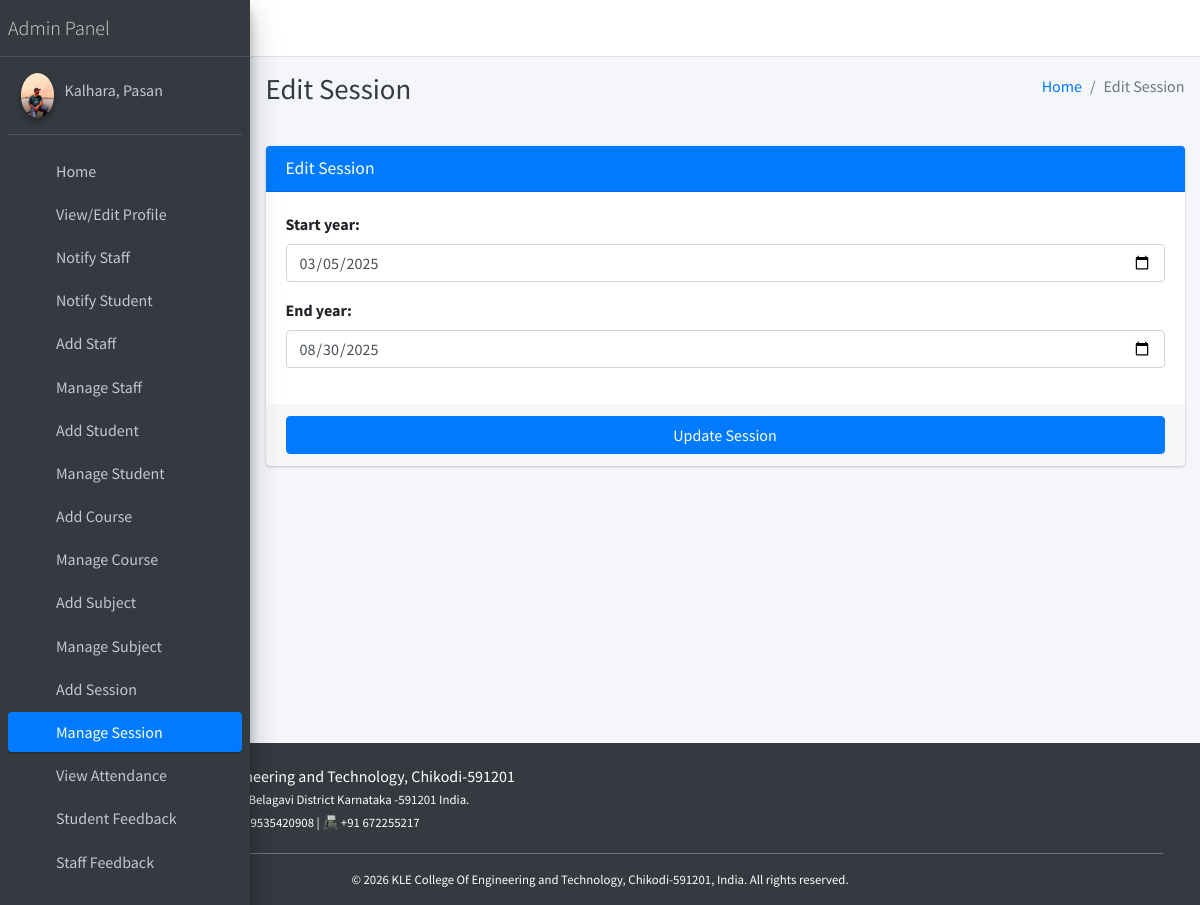
Screenshot of /session/edit/1 (signed in) with the database file from the repository.
### main_app/models.py (models this page shows, shortened)
class CustomUser(AbstractUser):
    USER_TYPE = ((1, "HOD"), (2, "Staff"), (3, "Student"))
    GENDER = [("M", "Male"), ("F", "Female")]
    username = None  # Removed username, using email instead
    email = models.EmailField(unique=True)
    user_type = models.CharField(default=1, choices=USER_TYPE, max_length=1)
    gender = models.CharField(max_length=1, choices=GENDER)
    profile_pic = models.ImageField()
    address = models.TextField()
    fcm_token = models.TextField(default="")  # For firebase notifications
    created_at = models.DateTimeField(auto_now_add=True)
    updated_at = models.DateTimeField(auto_now=True)
    USERNAME_FIELD = "email"
    REQUIRED_FIELDS = []
    objects = CustomUserManager()
    def __str__(self):
        return self.last_name + ", " + self.first_name

class Session(models.Model):
    start_year = models.DateField()
    end_year = models.DateField()

### main_app/hod_views.py (the view)
def edit_session(request, session_id):
    instance = get_object_or_404(Session, id=session_id)
    form = SessionForm(request.POST or None, instance=instance)
    context = {'form': form, 'session_id': session_id,
               'page_title': 'Edit Session'}
    if request.method == 'POST':
        if form.is_valid():
            try:
                form.save()
                messages.success(request, "Session Updated")
                return redirect(reverse('edit_session', args=[session_id]))
            except Exception as e:
                messages.error(
                    request, "Session Could Not Be Updated " + str(e))
                return render(request, "hod_template/edit_session_template.html", context)
        else:
            messages.error(request, "Invalid Form Submitted ")
            return render(request, "hod_template/edit_session_template.html", context)
    else:
        return render(request, "hod_template/edit_session_template.html", context)

### main_app/forms.py
class SessionForm(FormSettings):
    def __init__(self, *args, **kwargs):
        super(SessionForm, self).__init__(*args, **kwargs)
    class Meta:
        model = Session
        fields = '__all__'
        widgets = {
            'start_year': DateInput(attrs={'type': 'date'}),
            'end_year': DateInput(attrs={'type': 'date'}),
        }

### main_app/templates/hod_template/edit_session_template.html
{% extends 'main_app/base.html' %}
{% load static %}
{% block page_title %}{{page_title}}{% endblock page_title %}
{% block content %}
<section class="content">
    <div class="container-fluid">
        <div class="row">
            <div class="col-md-12">
                <div class="card card-primary">
                    <div class="card-header">
                        <h3 class="card-title">{{page_title}}</h3>
                    </div>
                    {% include "main_app/form_template.html" with messages=messages  form=form button_text="Update Session"%}
                </div>
            </div>
        </div>
    </div>
</section>
{% endblock content %}

### main_app/templates/main_app/sidebar_template.html (shortened to what this page needs)
{% load static %}
<aside class="main-sidebar sidebar-dark-primary elevation-4">
{% if request.user.user_type == '1' %}
    <a href="{% url 'admin_home' %}" class="brand-link">
        <span class="brand-text font-weight-light">Admin Panel</span>
    </a>
    <div class="sidebar">
        <div class="user-panel mt-3 pb-3 mb-3 d-flex">
            <div class="image">
                <img src="{{ request.user.profile_pic }}" class="img-circle elevation-2" alt="User Image">
            </div>
            <div class="info">
                <a href="#" class="d-block">{{ user }}</a>
            </div>
        </div>
        <nav class="mt-2">
            <ul class="nav nav-pills nav-sidebar flex-column" role="menu">
                <li class="nav-item">
                    {% url 'admin_home' as admin_home %}
                    <a href="{{ admin_home }}" class="nav-link {% if admin_home == request.path %} active {% endif %}">
                        <i class="nav-icon fas fa-tachometer-alt"></i>
                        <p>Home</p>
                    </a>
                </li>
                <li class="nav-item">
                    {% url 'admin_view_profile' as admin_view_profile %}
                    <a href="{{ admin_view_profile }}" class="nav-link {% if admin_view_profile == request.path %} active {% endif %}">
                        <i class="nav-icon fas fa-user-cog"></i>
                        <p>View/Edit Profile</p>
                    </a>
                </li>
                <li class="nav-item">
                    {% url 'admin_notify_staff' as admin_notify_staff %}
                    <a href="{{ admin_notify_staff }}" class="nav-link {% if admin_notify_staff == request.path %} active {% endif %}">
                        <i class="nav-icon fas fa-bullhorn"></i>
                        <p>Notify Staff</p>
                    </a>
                </li>
                <li class="nav-item">
                    {% url 'admin_notify_student' as admin_notify_student %}
                    <a href="{{ admin_notify_student }}" class="nav-link {% if admin_notify_student == request.path %} active {% endif %}">
                        <i class="nav-icon fas fa-bullhorn"></i>
                        <p>Notify Student</p>
                    </a>
                </li>
                <li class="nav-item">
                    {% url 'add_staff' as add_staff %}
                    <a href="{{ add_staff }}" class="nav-link {% if add_staff == request.path %} active {% endif %}">
                        <i class="nav-icon fas fa-user-plus"></i>
                        <p>Add Staff</p>
                    </a>
                </li>
                <li class="nav-item">
                    {% url 'manage_staff' as manage_staff %}
                    {% url 'edit_staff' staff_id as edit_staff %}
                    <a href="{{ manage_staff }}" class="nav-link {% if manage_staff == request.path or request.path == edit_staff %} active {% endif %}">
                        <i class="nav-icon fas fa-users"></i>
                        <p>Manage Staff</p>
                    </a>
                </li>
                <li class="nav-item">
                    {% url 'add_student' as add_student %}
                    <a href="{{ add_student }}" class="nav-link {% if add_student == request.path %} active {% endif %}">
                        <i class="nav-icon fas fa-user-graduate"></i>
                        <p>Add Student</p>
                    </a>
                </li>
                <li class="nav-item">
                    {% url 'manage_student' as manage_student %}
                    {% url 'edit_student' student_id as edit_student %}
                    <a href="{{ manage_student }}" class="nav-link {% if edit_student == request.path or manage_student == request.path %} active {% endif %}">
                        <i class="nav-icon fas fa-users"></i>
                        <p>Manage Student</p>
                    </a>
                </li>
                <li class="nav-item">
                    {% url 'add_course' as add_course %}
                    <a href="{{ add_course }}" class="nav-link {% if add_course == request.path %} active {% endif %}">
                        <i class="nav-icon fas fa-book"></i>
                        <p>Add Course</p>
                    </a>
                </li>
                <li class="nav-item">
                    {% url 'manage_course' as manage_course %}
                    {% url 'edit_course' course_id as edit_course %}
                    <a href="{{ manage_course }}" class="nav-link {% if edit_course == request.path or manage_course == request.path %} active {% endif %}">
                        <i class="nav-icon fas fa-book-open"></i>
                        <p>Manage Course</p>
                    </a>
                </li>
                <li class="nav-item">
                    {% url 'add_subject' as add_subject %}
                    <a href="{{ add_subject }}" class="nav-link {% if add_subject == request.path %} active {% endif %}">
                        <i class="nav-icon fas fa-chalkboard-teacher"></i>
                        <p>Add Subject</p>
                    </a>
                </li>
                <li class="nav-item">
                    {% url 'manage_subject' as manage_subject %}
                    {% url 'edit_subject' subject_id as edit_subject %}
                    <a href="{{ manage_subject }}" class="nav-link {% if edit_subject == request.path or manage_subject == request.path %} active {% endif %}">
                        <i class="nav-icon fas fa-book-reader"></i>
                        <p>Manage Subject</p>
                    </a>
                </li>
                <li class="nav-item">
                    {% url 'add_session' as add_session %}
                    <a href="{{ add_session }}" class="nav-link {% if add_session == request.path %} active {% endif %}">
                        <i class="nav-icon fas fa-calendar-plus"></i>
                        <p>Add Session</p>
                    </a>
                </li>
                <li class="nav-item">
                    {% url 'manage_session' as manage_session %}
                    {% url 'edit_session' session_id as edit_session %}
                    <a href="{{ manage_session }}" class="nav-link {% if edit_session == request.path or manage_session == request.path %} active {% endif %}">
                        <i class="nav-icon fas fa-calendar-alt"></i>
                        <p>Manage Session</p>
                    </a>
                </li>
                <li class="nav-item">
                    {% url 'admin_view_attendance' as admin_view_attendance %}
                    <a href="{{ admin_view_attendance }}" class="nav-link {% if admin_view_attendance == request.path %} active {% endif %}">
                        <i class="nav-icon fas fa-clipboard-list"></i>
                        <p>View Attendance</p>
                    </a>
                </li>
                <li class="nav-item">
                    {% url 'student_feedback_message' as student_feedback_message %}
                    <a href="{{ student_feedback_message }}" class="nav-link {% if student_feedback_message == request.path %} active {% endif %}">
                        <i class="nav-icon fas fa-comment-dots"></i>
                        <p>Student Feedback</p>
                    </a>
                </li>
                <li class="nav-item">
                    {% url 'staff_feedback_message' as staff_feedback_message %}
                    <a href="{{ staff_feedback_message }}" class="nav-link {% if staff_feedback_message == request.path %} active {% endif %}">
                        <i class="nav-icon fas fa-comments"></i>
                        <p>Staff Feedback</p>
                    </a>
                </li>
                <li class="nav-item">
                    {% url 'view_staff_leave' as view_staff_leave %}
                    <a href="{{ view_staff_leave }}" class="nav-link {% if view_staff_leave == request.path %} active {% endif %}">
                        <i class="nav-icon fas fa-user-clock"></i>
                        <p>Staff Leave</p>
                    </a>
                </li>
{% endif %}
</ul>
</nav>
</div>
</aside>

### main_app/templates/main_app/form_template.html (shortened to what this page needs)
<form role="form" method="POST" enctype="multipart/form-data">
    <div class="card-body">
        {% for field in form  %}
        <div class="form-group">
            {{field.label_tag}}
            {{field}}
        </div>
        {% endfor %}
    </div>
    <div class="card-footer">
        <button type="submit" class="btn btn-primary btn-block">
            {% if button_text %}
            {{button_text}}
            {% else %}
            Submit
            {% endif %}
        </button>
    </div>
</form>

### rows the page displays
CustomUser: user.profile_pic (picture), last_name+first_name "Kalhara, Pasan"
Session: form "03/05/2025" "08/30/2025"

### other values shown
{{ page_title }} "Edit Session"
{{ field.label_tag }} "Start year:" "End year:"
{{ button_text }} "Update Session"
